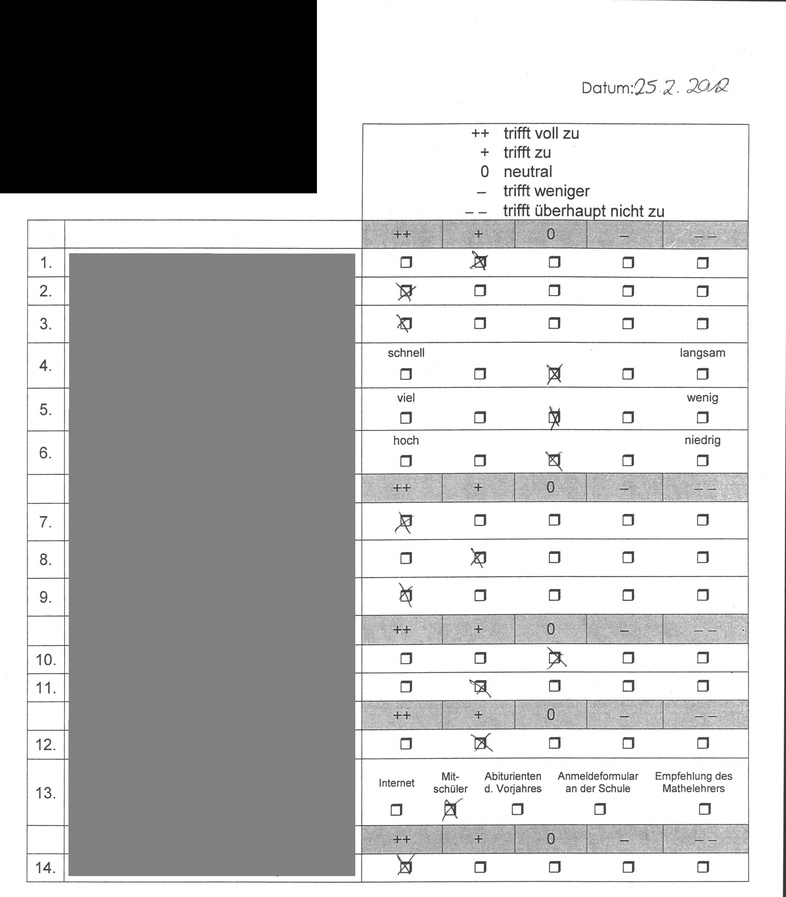
#> input picture data/boegen/Bogen10.jpg, 786 x 897 px, shrunk from 2480 x 2830 before the run; the run also reads 4 pictures not shown here
$ python corner_finder.py
#> lines starting #> are read from the running program, lines starting #| are printed output that depends on the picture; long printed decimals are rounded
import argparse
import cv2
import time
import numpy as np
import math
from multiprocessing import Pool
import os


def find_ul_offset(ul):
    o_y = -1
    o_x = -1

    for y in range(ul.shape[0]):
        if ul[y, ul.shape[1] - 1] == 0:
            o_y = y
            break

    for x in range(ul.shape[1]):
        if ul[ul.shape[0] - 1, x] == 0:
            o_x = x
            break

    return o_x, o_y


def find_ur_offset(ur):
    o_y = -1
    o_x = -1

    for y in range(ur.shape[0]):
        if ur[y, 0] == 0:
            o_y = y
            break

    for x in range(ur.shape[1]):
        if ur[ur.shape[0] - 1, ur.shape[1] - x - 1] == 0:
            o_x = ur.shape[1] - x - 1
            break

    return o_x, o_y


def find_ll_offset(ll):
    o_y = -1
    o_x = -1

    for y in range(ll.shape[0]):
        if ll[ll.shape[0] - y - 1, ll.shape[1] - 1] == 0:
            o_y = ll.shape[0] - y - 1
            break

    for x in range(ll.shape[1]):
        if ll[0, x] == 0:
            o_x = x
            break

    return o_x, o_y


def find_lr_offset(lr):
    o_y = -1
    o_x = -1

    for y in range(lr.shape[0]):
        if lr[lr.shape[0] - y - 1, 0] == 0:
            o_y = lr.shape[0] - y - 1
            break

    for x in range(lr.shape[1]):
        if lr[0, lr.shape[1] - x - 1] == 0:
            o_x = lr.shape[1] - x - 1
            break

    return o_x, o_y


def count_sum(sub_img, corner, pos):
    corner_w = corner.shape[1]
    corner_h = corner.shape[0]
    csum = 0
    csum = np.sum(np.bitwise_xor(sub_img, corner))
    n = corner_h * corner_w
    csum /= n

    return csum, pos


def img_iter(img, corner, roi):
    img_w = img.shape[1]
    img_h = img.shape[0]

    corner_w = corner.shape[1]
    corner_h = corner.shape[0]

    roi_offset_x = (int)(roi[0] * img_w)
    roi_offset_y = (int)(roi[1] * img_h)
    roi_width = (int)(roi[2] * img_w)
    roi_height = (int)(roi[3] * img_h)

    # print(f"{roi_offset_x, img_w - corner_w + 1, roi_width, roi_offset_y, img_h - corner_h + 1, roi_height}")
    # print(f"shape {img.shape}")
    for ih in range(roi_offset_y, roi_offset_y + roi_height - corner_h + 1):
        for iw in range(roi_offset_x, roi_offset_x + roi_width - corner_w + 1):
            # print(f"{ih, iw, corner_h, corner_w, img_h - corner_h + 1 - roi_height, img_w - corner_w + 1 - roi_width}")
            yield img[ih:ih + corner_h, iw:iw + corner_w], corner, (iw, ih)
    # print("img iter prepared")


def find_corner(img, corner, roi):
    smallest_sum = math.inf
    corner_pos = (-1,-1)

    with Pool() as pool:
        sums = list(pool.starmap(count_sum, img_iter(img, corner, roi)))

    # print(f"sums counted {len(sums)}")

    for csum, pos in sums:
        if csum < smallest_sum:
            smallest_sum = csum
            corner_pos = pos
    return corner_pos, smallest_sum


def print_roi(img, roi, path):
    img_w = img.shape[1]
    img_h = img.shape[0]

    roi_offset_x = (int)(roi[0] * img_w)
    roi_offset_y = (int)(roi[1] * img_h)
    roi_width = (int)(roi[2] * img_w)
    roi_height = (int)(roi[3] * img_h)

    roi_img = img[roi_offset_y:roi_offset_y + roi_height, roi_offset_x: roi_offset_x + roi_width]

    print(f"{path} has shape {roi_img.shape}")

    cv2.imwrite(path, roi_img)


def find_corners(boegen_path, masks_path, rois):
#> called with boegen_path = '../data/boegen', masks_path = '../data/masks'
    if not os.path.exists(boegen_path):
        raise Exception(f"Boegen folder {boegen_path} doesn't exist")

    boegen = []

    for f in os.listdir(boegen_path):
        if os.path.isdir(f):
            continue
        boegen += [os.path.join(boegen_path, f)]
#> pass 2 of the loop in find_corners, `for f in os.listdir(boegen_path):`:
#> pass 3 of the loop in find_corners, `for f in os.listdir(boegen_path):`:

    masks = [
        os.path.join(masks_path, "ul.png"),
        os.path.join(masks_path, "ur.png"),
        os.path.join(masks_path, "ll.png"),
        os.path.join(masks_path, "lr.png")
        ]

    for mask in masks:
        if not os.path.exists(mask):
            raise Exception(f"File {mask} doesn't exist")

    ul = cv2.imread(masks[0], cv2.IMREAD_GRAYSCALE)
    ur = cv2.imread(masks[1], cv2.IMREAD_GRAYSCALE)
    ll = cv2.imread(masks[2], cv2.IMREAD_GRAYSCALE)
    lr = cv2.imread(masks[3], cv2.IMREAD_GRAYSCALE)

    ul_o = find_ul_offset(ul)
#> ul_o = (-1, -1)
    ur_o = find_ur_offset(ur)
#> ur_o = (-1, -1)
    ll_o = find_ll_offset(ll)
#> ll_o = (-1, -1)
    lr_o = find_lr_offset(lr)
#> lr_o = (-1, -1)

    corners = {}

    test_dir = os.path.join(os.path.dirname(boegen_path), "test")

    if os.path.exists(test_dir):
        for f in os.listdir(test_dir):
            os.remove(os.path.join(test_dir, f))
        os.rmdir(test_dir)
    os.mkdir(test_dir)

    i = 0
    for path_evaluation in boegen:
        evaluation = cv2.imread(path_evaluation, cv2.IMREAD_GRAYSCALE)
#> evaluation is the input picture: shape (897, 786); min 0, max 255, mean 189

        # start = time.perf_counter()
        ul_pos, csum_ul = find_corner(evaluation, ul, rois[0])
#> in find_corner, `sums = list(pool.starmap(count_sum, img_iter(img, corner, roi)))`: sums = 23288 items
#> the loop in find_corner, `for csum, pos in sums:` made 23288 passes
#> (smallest_sum, corner_pos) on passes 1, 65, 67, 68, 69, 70, 71, 72, 73, 74, 75, 76: (229.2, (235, 89)), (229.1, (299, 89)), (227.5, (301, 89)), (213.8, (302, 89)), (199.8, (303, 89)), (185.9, (304, 89)), (171.9, (305, 89)), (157.9, (306, 89)), (143.9, (307, 89)), (129.9, (308, 89)), (116, (309, 89)), (101.9, (310, 89))
#> pos on passes 2 to 7: (236, 89), (237, 89), (238, 89), (239, 89), (240, 89), (241, 89)
#> after the loop in find_corner, `for csum, pos in sums:`: corner_pos = (360, 158); smallest_sum = 20.79
#> ul_pos = (360, 158); csum_ul = 20.79
        # endul = time.perf_counter()
        ur_pos, csum_ur = find_corner(evaluation, ur, rois[1])
#> the loop in find_corner (call 2), `for csum, pos in sums:` made 29014 passes
#> (csum, smallest_sum, corner_pos) on passes 1, 2, 13, 14, 18, 21, 24, 27, 28, 52, 53, 54: (36.05, 36.05, (589, 89)), (36.03, 36.03, (590, 89)), (35.21, 35.21, (601, 89)), (34.57, 34.57, (602, 89)), (34.36, 34.36, (606, 89)), (34.16, 34.16, (609, 89)), (34, 34, (612, 89)), (32.82, 32.82, (615, 89)), (32.01, 32.01, (616, 89)), (31.79, 31.79, (640, 89)), (30.12, 30.12, (641, 89)), (29.14, 29.14, (642, 89))
#> (smallest_sum, corner_pos) on passes 79, 80, 81, 82, 134, 135: (27.78, (667, 89)), (26.6, (668, 89)), (26.03, (669, 89)), (25.67, (670, 89)), (25.11, (722, 89)), (24.33, (723, 89))
#> ur_pos = (736, 119); csum_ur = 19.9
        # endur = time.perf_counter()
        ll_pos, csum_ll = find_corner(evaluation, ll, rois[2])
#> ll_pos = (359, 865); csum_ll = 28.3
        # endll = time.perf_counter()
        lr_pos, csum_lr = find_corner(evaluation, lr, rois[3])
#> lr_pos = (720, 869); csum_lr = 22.43
        # [7 lines of commented-out code are left out]

        evaluation = cv2.cvtColor(evaluation, cv2.COLOR_GRAY2RGB)

        ul_pos = (ul_pos[0] + ul_o[0], ul_pos[1] + ul_o[1])
#> ul_pos = (359, 157)
        ur_pos = (ur_pos[0] + ur_o[0], ur_pos[1] + ur_o[1])
#> ur_pos = (735, 118)
        ll_pos = (ll_pos[0] + ll_o[0], ll_pos[1] + ll_o[1])
#> ll_pos = (358, 864)
        lr_pos = (lr_pos[0] + lr_o[0], lr_pos[1] + lr_o[1])
#> lr_pos = (719, 868)

        evaluation_marked = cv2.circle(evaluation, ul_pos, radius=15, color=(0, 0, 255), thickness=3)
        evaluation_marked = cv2.circle(evaluation, ur_pos, radius=15, color=(0, 255, 0), thickness=3)
        evaluation_marked = cv2.circle(evaluation, ll_pos, radius=15, color=(255, 0, 0), thickness=3)
        evaluation_marked = cv2.circle(evaluation, lr_pos, radius=15, color=(0, 0, 0), thickness=3)
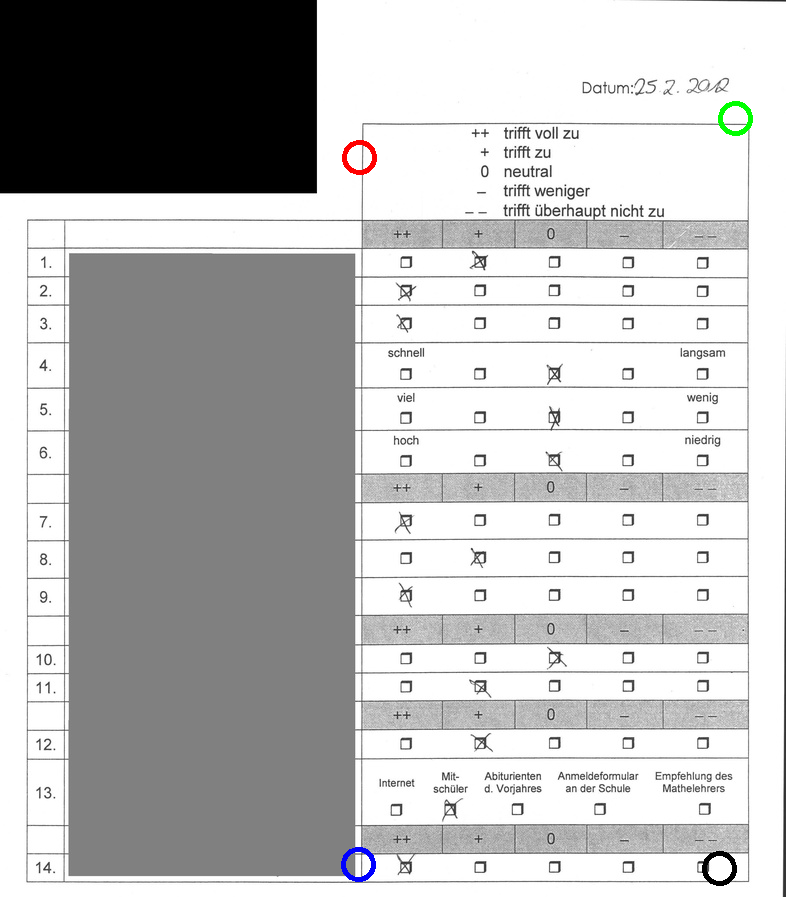
#> evaluation_marked: shape (897, 786, 3); mean B, G, R 188.6, 188.6, 188.6

        cv2.imwrite(os.path.join(test_dir, path_evaluation), evaluation_marked)
        corners[path_evaluation] = (ul_pos, ur_pos, ll_pos, lr_pos)
        i += 1
        print(f"[{i} / {len(boegen)}]: Corners detected on {path_evaluation}. Corners are {(ul_pos, ur_pos, ll_pos, lr_pos)}")
#| [1 / 3]: Corners detected on ../data/boegen/Bogen10.jpg. Corners are ((359, 157), (735, 118), (358, 864), (719, 868))
#> pass 2 of the loop in find_corners, `for path_evaluation in boegen:`:
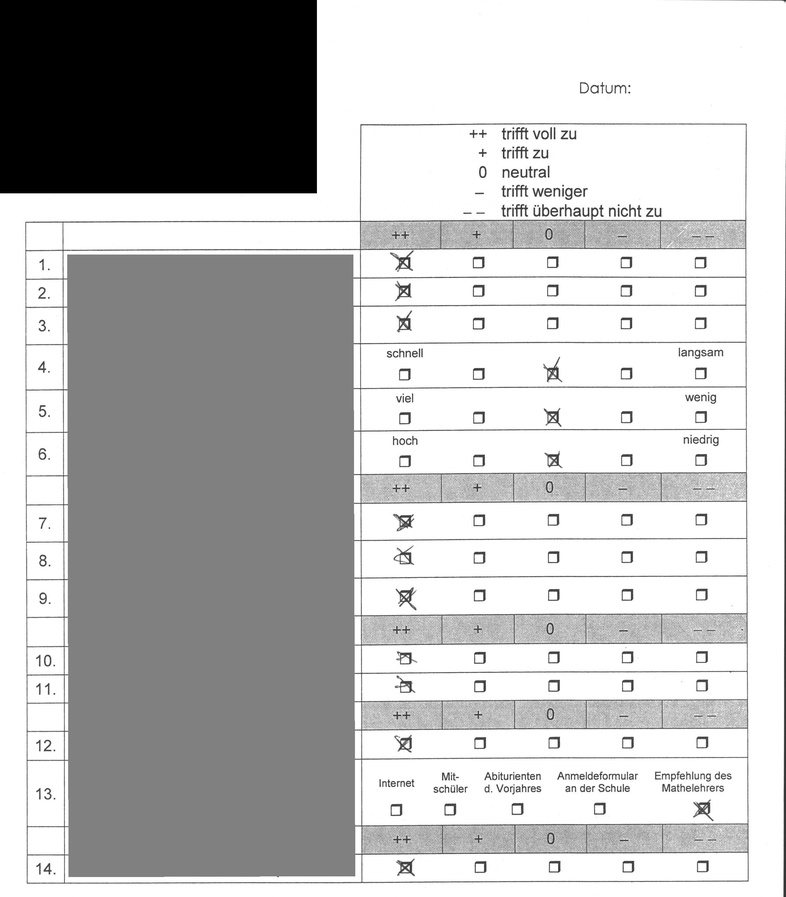
#> input picture data/boegen/Bogen11.jpg, 786 x 897 px, shrunk from 2480 x 2830 before the run
#> in find_corners, evaluation is the input picture: shape (897, 786); min 0, max 255, mean 189.2
#> in find_corners, `ul_pos, csum_ul = find_corner(evaluation, ul, rois[0])`: ul_pos = (358, 122); csum_ul = 19.64
#> in find_corners, `ur_pos, csum_ur = find_corner(evaluation, ur, rois[1])`: ur_pos = (710, 137); csum_ur = 21.84
#> in find_corners, `ll_pos, csum_ll = find_corner(evaluation, ll, rois[2])`: ll_pos = (358, 871); csum_ll = 27.06
#> in find_corners, `lr_pos, csum_lr = find_corner(evaluation, lr, rois[3])`: lr_pos = (709, 745); csum_lr = 25.59
#> in find_corners, `ul_pos = (ul_pos[0] + ul_o[0], ul_pos[1] + ul_o[1])`: ul_pos = (357, 121)
#> in find_corners, `ur_pos = (ur_pos[0] + ur_o[0], ur_pos[1] + ur_o[1])`: ur_pos = (709, 136)
#> in find_corners, `ll_pos = (ll_pos[0] + ll_o[0], ll_pos[1] + ll_o[1])`: ll_pos = (357, 870)
#> in find_corners, `lr_pos = (lr_pos[0] + lr_o[0], lr_pos[1] + lr_o[1])`: lr_pos = (708, 744)
#> in find_corners, `evaluation_marked = cv2.circle(evaluation, lr_pos, radius=15, color=(0..`:
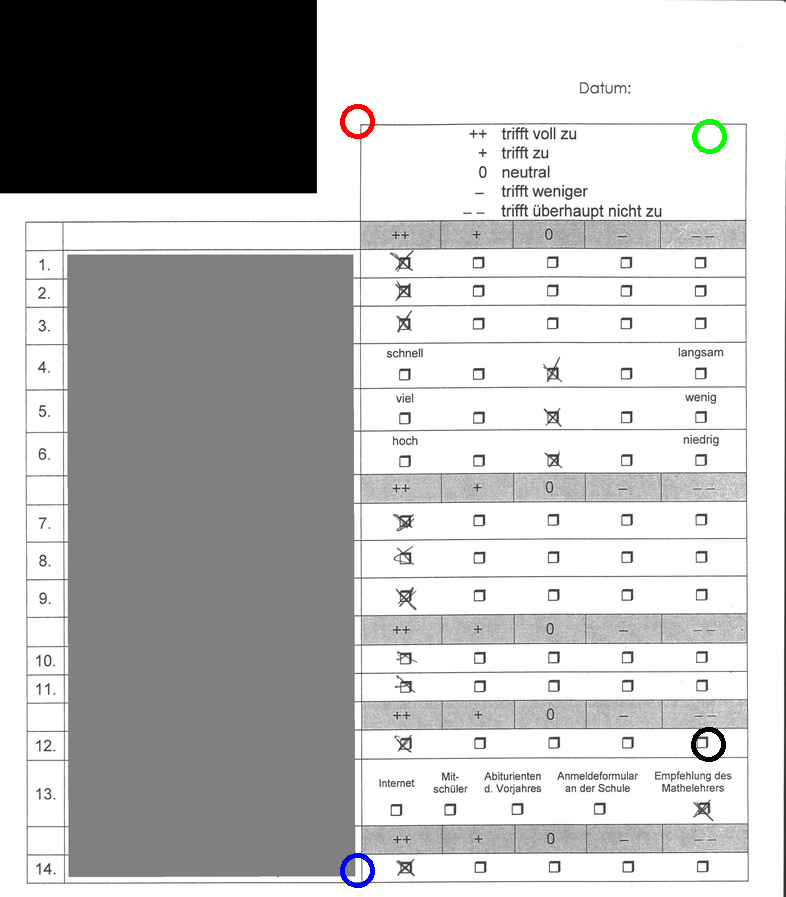
#> evaluation_marked: shape (897, 786, 3); mean B, G, R 188.8, 188.8, 188.8
#| [2 / 3]: Corners detected on ../data/boegen/Bogen11.jpg. Corners are ((357, 121), (709, 136), (357, 870), (708, 744))
#> pass 3 of the loop in find_corners, `for path_evaluation in boegen:`:
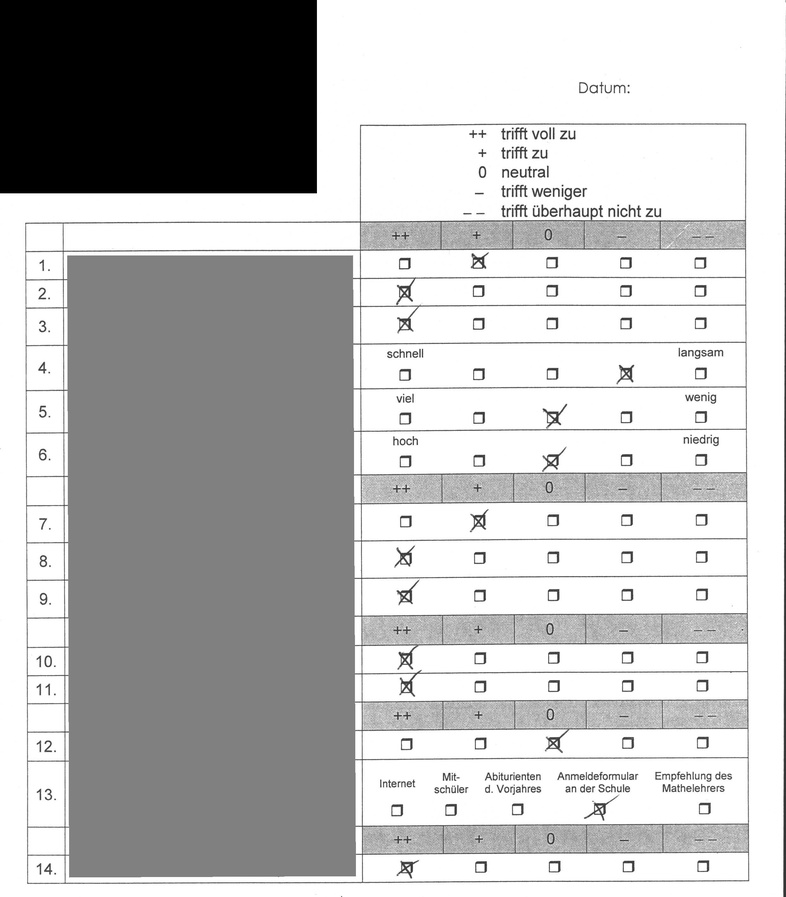
#> input picture data/boegen/Bogen12.jpg, 786 x 897 px, shrunk from 2480 x 2830 before the run
#> in find_corners, evaluation is the input picture: shape (897, 786); min 0, max 255, mean 188.7
#> in find_corners, `ul_pos, csum_ul = find_corner(evaluation, ul, rois[0])`: ul_pos = (358, 123); csum_ul = 16.4
#> in find_corners, `ur_pos, csum_ur = find_corner(evaluation, ur, rois[1])`: ur_pos = (605, 189); csum_ur = 21.77
#> in find_corners, `ll_pos, csum_ll = find_corner(evaluation, ll, rois[2])`: ll_pos = (360, 871); csum_ll = 22.43
#> in find_corners, `evaluation_marked = cv2.circle(evaluation, lr_pos, radius=15, color=(0..`:
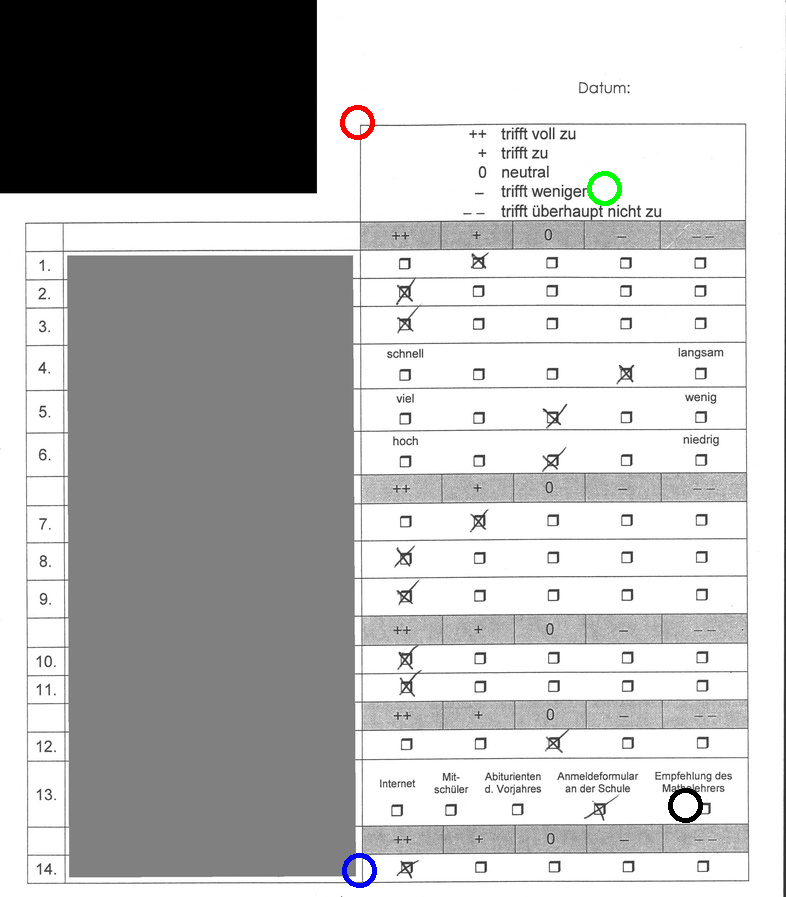
#> evaluation_marked: shape (897, 786, 3); mean B, G, R 188.2, 188.2, 188.2
#| [3 / 3]: Corners detected on ../data/boegen/Bogen12.jpg. Corners are ((357, 122), (604, 188), (359, 870), (685, 805))
    return corners


def draw_corners_n_rois(corners, vis_path, rois):
    for i in corners.items():
        f = i[0]
        cs = i[1]

        evaluation = cv2.imread(f)

        for corner in cs:
            evaluation = cv2.circle(evaluation, corner, radius=15, color=(0, 0, 255), thickness=3)

        img_w = evaluation.shape[1]
        img_h = evaluation.shape[0]

        for roi in rois:
            roi_offset_x = (int)(roi[0] * img_w)
            roi_offset_y = (int)(roi[1] * img_h)
            roi_width = (int)(roi[2] * img_w)
            roi_height = (int)(roi[3] * img_h)

            evaluation = cv2.rectangle(evaluation, (roi_offset_x, roi_offset_y), (roi_offset_x + roi_width, roi_offset_y + roi_height), color=(255, 0, 0), thickness=3)

        cv2.imwrite(os.path.join(vis_path, os.path.basename(f)), evaluation)


if __name__ == '__main__':
    parser = argparse.ArgumentParser()
    parser.add_argument("-b", "--boegen_path", default="../data/boegen", type=str, help="Path to evaluations folder")
    parser.add_argument("-m", "--masks_path", default="../data/masks", type=str, help="Path to masks folder")
    parser.add_argument("-v", "--vis_path", type=str, help="Debug corners detection. Path to folder")
    opt = parser.parse_args()

    # lux, luy, w, h
    ul_roi = (0.3, 0.1, 0.2, 0.2)
    ur_roi = (0.75, 0.1, 0.25, 0.2)
    # ll_roi = (0, 0.85, 0.2, 0.15)
    ll_roi = (0.3, 0.85, 0.2, 0.15)
    lr_roi = (0.85, 0.8, 0.15, 0.2)

    rois = (ul_roi, ur_roi, ll_roi, lr_roi)

    try:
        print("Starting corners detection...")
        start_time = time.perf_counter()
        corners = find_corners(opt.boegen_path, opt.masks_path, rois)
        finish_time = time.perf_counter()
        print(f"Corners detection is finished in {finish_time - start_time} sec for {len(corners)} Boegen")
#| Corners detection is finished in 7.161 sec for 3 Boegen

        if opt.vis_path:
            draw_corners_n_rois(corners, opt.vis_path, rois)
    except Exception as e:
        print(e)
